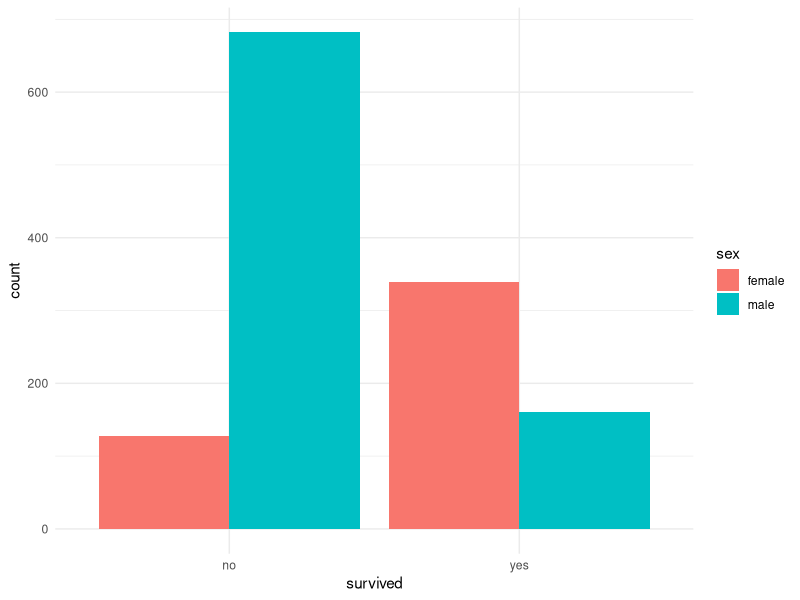
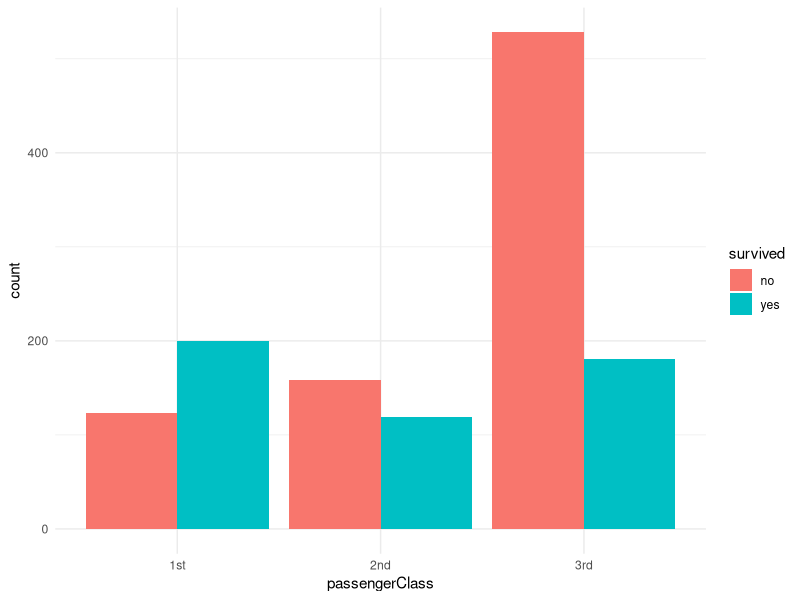

Write the R code that produced these figures, in order.
## ---- chunk 1
knitr::opts_chunk$set(echo = TRUE)
## ---- chunk 2
library(carData)
head(TitanicSurvival)
## ---- chunk 3
df <- TitanicSurvival
summary(df)
## ---- chunk 4
library(ggplot2)
ggplot(df, aes(survived,fill=sex)) +
  geom_bar(position = "dodge")+
  theme_minimal()
## ---- chunk 5
ggplot(df, aes(passengerClass,fill=survived)) +
  geom_bar(position = "dodge")+
  theme_minimal()
